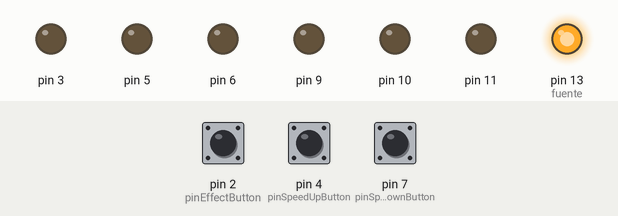
Recording of a sketch running on a simulated Arduino Uno, built with avr-gcc and run on an emulated ATmega328P. Parts: output pins drawn as LEDs (lit = HIGH). Dashed ring = blinking. The inputs (shaded band) are chosen by the test bench; at power-on: pin 2 (pinEffectButton) LOW, pin 4 (pinSpeedUpButton) LOW, pin 7 (pinSpeedDownButton) LOW.

Above: at 1.2 s.
1.3 s: pin 2 (pinEffectButton) pulled HIGH for 0.15 s
At 2.3 s:
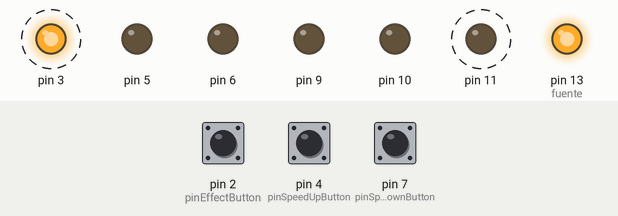
4.3 s: pin 2 (pinEffectButton) pulled HIGH for 1 s
At 5.2 s:
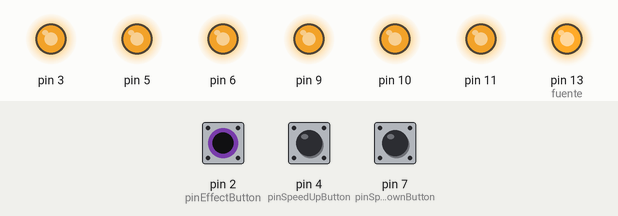
7.3 s: pin 2 (pinEffectButton) pulled HIGH for 0.15 s
At 8.1 s:
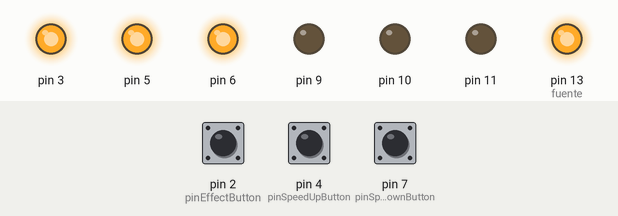
10.3 s: pin 4 (pinSpeedUpButton) pulled HIGH for 0.15 s
13.3 s: pin 7 (pinSpeedDownButton) pulled HIGH for 0.15 s
16.3 s: pin 2 (pinEffectButton) pulled HIGH for 3.2 s
At 17.3 s:
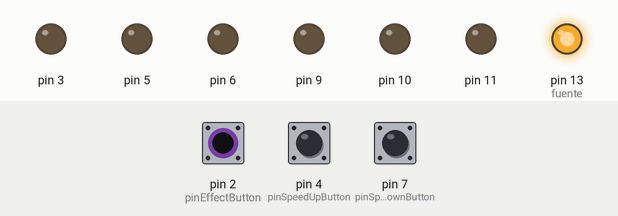
Timing chart, 0 to 19.3 s (numbered marks = the images above; inputs shaded):
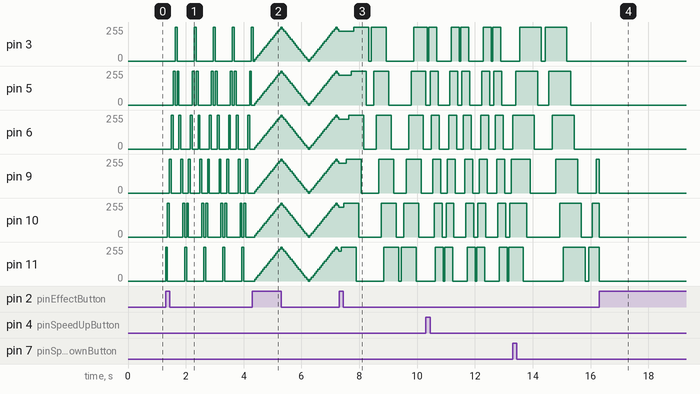

Measured:
- after the input at 1.3 s, pin 3: alternates 255/255 for 0.07 s and 0/255 for 0.59 s, starting after 0.33 s; pin 5: 0/255 → 255/255 after 0.26 s, then repeats every 0.66 s: 0/255 0.07 s, 255/255 0.07 s, 0/255 0.46 s, 255/255 0.07 s
- after the input at 16.3 s, pin 3, pin 5, pin 6: stops changing and stays 0/255

The sketch:

app.ino
```cpp
#include "effects.h"
#include "button_receiver.h"

void setup() {
  setupButtons();
  setupLeds();

  // salida Serial para debug
  if (DEBUG_MODE){
    Serial.begin(9600);
  }
}

void loop() {
  checkEffectButtonPress();
  checkVelButtons();
  switchEffect();
  //delay(50);
}
```

button_receiver.cpp
```cpp
#include "effects.h"

/* *** VARIABLES *** */
// DEFINICIONES DE PINES
// Botón cambio de efectos
const byte pinEffectButton = 2;  // entrada del botón
const byte fuente = 13;          // pin para usar como fuente 5v boton
// Botones de velocidades
const byte pinSpeedUpButton = 4;
const byte pinSpeedDownButton = 7;

const bool DEBUG_MODE = false;

// Variables para controlamiento del botón de efectos
int effect_button_val;
int last_effect_button_val = 0;
bool effect_button_pressed = false;
unsigned long last_effect_button_press = 0;
int effect_button_debounce = 200;   // ms para evitar ruido

// Variables para botones de velocidades
int vel_button_val;
int last_vel_button_val = 0;
int vel_button_debounce = 20;       // ms
unsigned long last_vel_button_press = 0;

// Pasos para cada nivel
int fade_vel_step = 5;
int intercalate_vel_step = 10;
int intercalate_in_out_vel_step = 10;

#define MAX_SPEED_LEVEL 9
#define MIN_SPEED_LEVEL 1
int current_level = 5;


/* *** CONFIGURACIONES *** */
// Configurar botones
void setupButtons() {
  // Botón de cambio de efectos
  pinMode(pinEffectButton, INPUT);
  // salida de fuente para boton físico (PULL DOWN)
  pinMode(fuente, OUTPUT);
  digitalWrite(fuente, HIGH);

  // Botones de velocidades
  pinMode(pinSpeedUpButton, INPUT);
  pinMode(pinSpeedDownButton, INPUT);
}


/* *** FUNCIONES *** */
// Auxiliares
void speedUpEffects(){
  if (current_level < MAX_SPEED_LEVEL){
    fade_vel = fade_vel - fade_vel_step;
    intercalate_vel = intercalate_vel - intercalate_vel_step;
    intercalate_in_out_vel = intercalate_in_out_vel - intercalate_in_out_vel_step;
    current_level = current_level + 1;
  }
}


void speedDownEffects(){
  if (current_level > MIN_SPEED_LEVEL){
    fade_vel = fade_vel + fade_vel_step;
    intercalate_vel = intercalate_vel + intercalate_vel_step;
    intercalate_in_out_vel = intercalate_in_out_vel + intercalate_in_out_vel_step;
    current_level = current_level - 1;
  }
}

void checkVelButtonByPin(byte pin);   // declarar funcion antes de usar


// CHEQUEOS DE BOTON
// chequear estado del botón de efectos
void checkEffectButtonPress() {

  effect_button_val = digitalRead(pinEffectButton);

  if (effect_button_val && !last_effect_button_val) {
    // chequear debounce
    if (millis() - last_effect_button_press > effect_button_debounce) {
      last_effect_button_press = millis();
      effect_button_pressed = true;
    }
  }

  last_effect_button_val = effect_button_val;

  // cambiar efecto
  if (effect_button_pressed) {
    effects_counter += 1;
    effect_button_pressed = false;
    is_turn_off = false;
  }

  // resetear efecto si ya se pasaron todos
  if (effects_counter > total_effects) {
    effects_counter = 0;
  }
}


// Chequear aumento y disminución de velocidad
void checkVelButtons(){
  checkVelButtonByPin(pinSpeedUpButton);
  checkVelButtonByPin(pinSpeedDownButton);
}


// Chequear estado de botón de velocidad según pin
void checkVelButtonByPin(byte pin){
  vel_button_val = digitalRead(pin);

  if (vel_button_val && !last_vel_button_val){

    if (millis() - last_vel_button_press > vel_button_debounce){
      last_vel_button_press = millis();
      // Aumentar o disminuir velocidades
      if (pin == pinSpeedUpButton){
        speedUpEffects();
      } else {
        speedDownEffects();
      }

      // Debug Velocity
      if (DEBUG_MODE){
        Serial.print("Current level: ");
        Serial.println(current_level);
        Serial.print("Intercalate vel (ms): ");
        Serial.println(intercalate_vel);
        Serial.print("Fade vel (ms): ");
        Serial.println(fade_vel);
        Serial.print("In Out vel: ");
        Serial.println(intercalate_in_out_vel);
        Serial.println();
      }
    }
  }

  last_vel_button_val = vel_button_val;
}
```

button_receiver.h
```cpp
#ifndef BUTTON_RECEIVER_H
#define BUTTON_RECEIVER_H

#include "Arduino.h"

/* *** VARIABLES GLOBALES *** */
const bool DEBUG_MODE;

/* *** CONFIGURACIONES *** */
void setupButtons();

/* *** FUNCIONES *** */
void checkEffectButtonPress();
void checkVelButtonByPin(byte pin);
void checkVelButtons();

#endif
```

effects.cpp
```cpp
#include "effects.h"

/* *** DEFINIR PINES *** */
#define NUM_LEDS 6
const byte led_1 = 11;
const byte led_2 = 10;
const byte led_3 = 9;
const byte led_4 = 6;
const byte led_5 = 5;
const byte led_6 = 3;
const byte leds[NUM_LEDS] = { led_1, led_2, led_3, led_4, led_5, led_6 };


/* *** VARIABLES ****/
//  variables para manejar efectos
// variables modificables
int effects_counter = 0;

// variables del programa
int total_effects = 3;
unsigned long last_activation_time = 0;  // para debounce tracking
bool is_turn_off = false;                // si esta apagado todo

// Velocidades para los efectos
int intercalate_vel = 65;  // ms (velocidad debounce)  MODIFICABLE
int fade_vel = 55;  // ms (debounce time)
int intercalate_in_out_vel = 85;

//  variables para intercalateLED
int intercalate_i = 0;  // contador para funcion intercalateLed
int intercalate_step = 1;
int previous_intercalate_i = 0;

//  variables para fade
int fade_step = 15;  // cambio de intensidad
int fade_count = 0;

// variables para intercalateIn y intercalateOut
int activation_counter = 0;  // contador para leds activados
bool reverse = false;
byte activation_state = HIGH;


/* *** CONFIGURACIONES *** */
// configurar salidas de led
void setupLeds() {
  byte led;
  for (int i = 0; i <= 5; i++) {
    led = leds[i];
    pinMode(led, OUTPUT);
  }
}


// cambiar efecto actual
void switchEffect() {
  switch (effects_counter) {
    case 0:
      turnOff();
      break;
    case 1:
      intercalateLed();
      break;
    case 2:
      fadeLeds();
      break;
    case 3:
      intercalateInOut();
      break;
  }
}


/* *** FUNCIONES *** */
// apagar todos los LEDs si no están apagados
void turnOff() {
  if (!is_turn_off) {
    setLedsIntensity(0);
    is_turn_off = true;
  }
}


// configurar todos los LED dada una intensidad
void setLedsIntensity(int intensity) {
  byte led;
  for (int i = 0; i <= 5; i++) {
    led = leds[i];
    analogWrite(led, intensity);
  }
}


/* *** EFECTOS *** */
// regular la intensidad progresivamente con pwm
void fadeLeds() {
  if (millis() - last_activation_time > fade_vel) {
    last_activation_time = millis();

    setLedsIntensity(fade_count);
    fade_count = fade_count + fade_step;

    if (fade_count == 255 || fade_count == 0) {
      fade_step = -fade_step;
    }
  }
}


// alternar el encendido y apagado de los LEDs
void intercalateLed() {
  if (millis() - last_activation_time > intercalate_vel) {
    last_activation_time = millis();

    byte led = leds[intercalate_i];

    // apagar todos los leds antes de encender actual
    setLedsIntensity(0);
    // encender LED actual
    digitalWrite(led, HIGH);

    intercalate_i = intercalate_i + intercalate_step;

    if (intercalate_i == NUM_LEDS - 1 || intercalate_i == 0) {
      intercalate_step = -intercalate_step;
    }
  }
}


/*
  Alterna los encendidos de los LEDs
  A diferencia del anterior también los apaga
  Los LEDs prendidos se mantienen prendidos por un momento
*/
void intercalateInOut() {
  if (!reverse) {
    turnOnLedsSequentially();
  } else {
    turnOffLedsSequentially();
  }
}


// Enciende y apaga de led 1 a 6
void turnOnLedsSequentially() {
  if (millis() - last_activation_time > intercalate_in_out_vel) {
    last_activation_time = millis();

    // cambiar estado de luces progresivamente
    int currentLed = leds[activation_counter];
    digitalWrite(currentLed, activation_state);

    // seguir index de contador
    if (activation_counter == 5) {
      if (activation_state == LOW) {
        // hard reset
        reverse = true;
        activation_state = HIGH;
      } else {
        // resetear por primera vez
        activation_counter = 0;
        activation_state = LOW;
      }
    } else {
      activation_counter = activation_counter + 1;
    }
  }
}


// reversa de turnOnLedsSequentially
void turnOffLedsSequentially() {
  if (millis() - last_activation_time > intercalate_in_out_vel) {
    last_activation_time = millis();  // actualizar tiempo

    // cambiar estado de luces progresivamente
    int currentLed = leds[activation_counter];
    digitalWrite(currentLed, activation_state);

    // seguir index de contador
    if (activation_counter == 0) {
      if (activation_state == LOW) {
        reverse = false;
        activation_state = HIGH;
      } else {
        activation_counter = 5;
        activation_state = LOW;
      }
    } else {
      activation_counter = activation_counter - 1;
    }
  }
}
```

effects.h
```cpp
#ifndef EFFECTS_H
#define EFFECTS_H

#include "Arduino.h"

/* *** VARIABLES GLOBALES *** */
extern int effects_counter;
extern int fade_vel;
extern int intercalate_vel;
extern int intercalate_in_out_vel;
extern bool is_turn_off;
extern int total_effects;

/* *** FUNCIONES *** */
// Configuraciones
void setupLeds();
// Auxiliares
void switchEffect();
void turnOff();
void setLedsIntensity(int intensity);
void turnOnLedsSequentially();
void turnOffLedsSequentially();
// Efectos
void intercalateLed();
void fadeLeds();
void intercalateInOut();


#endif
```
